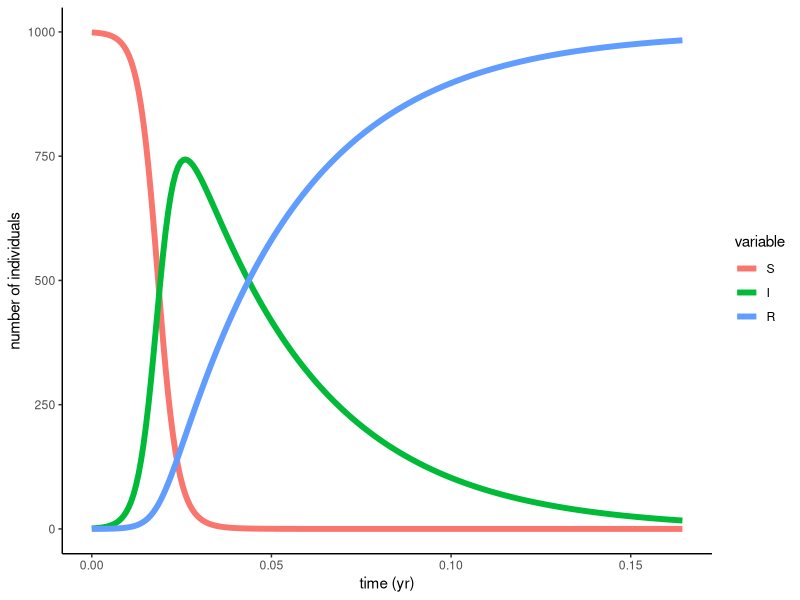
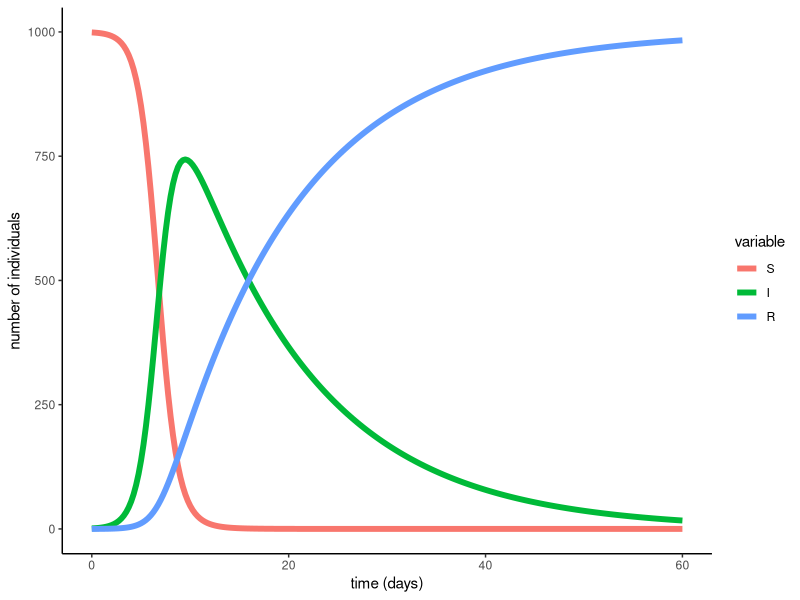
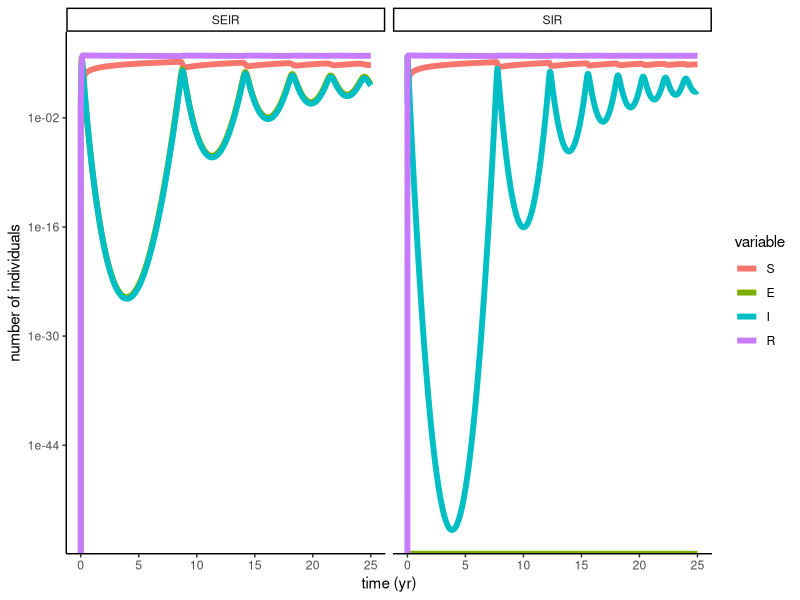
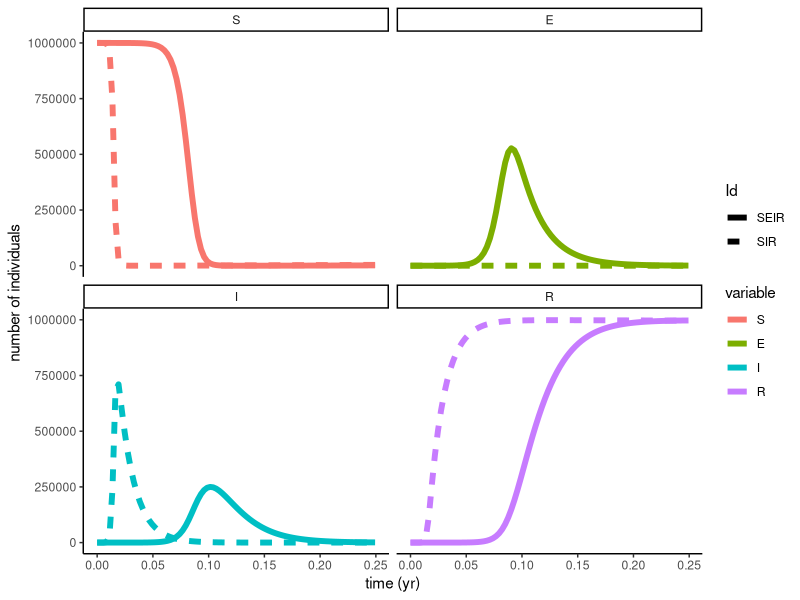
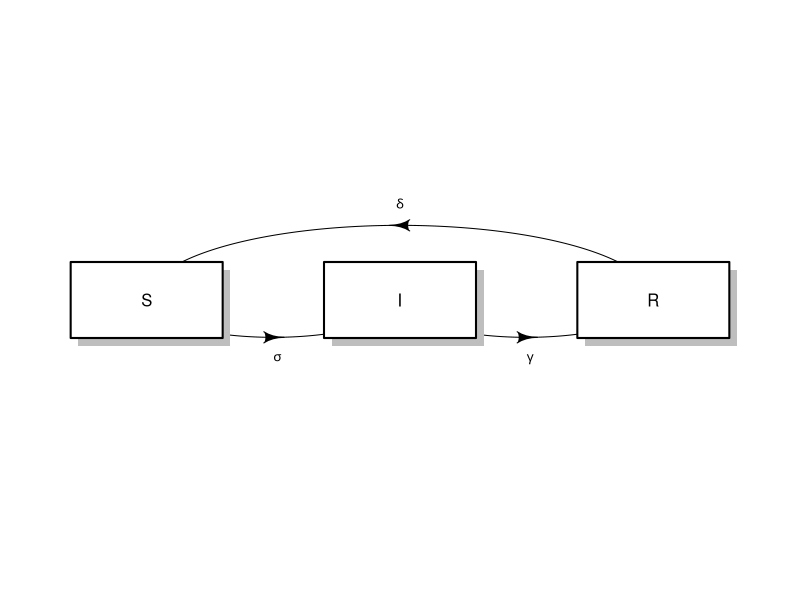
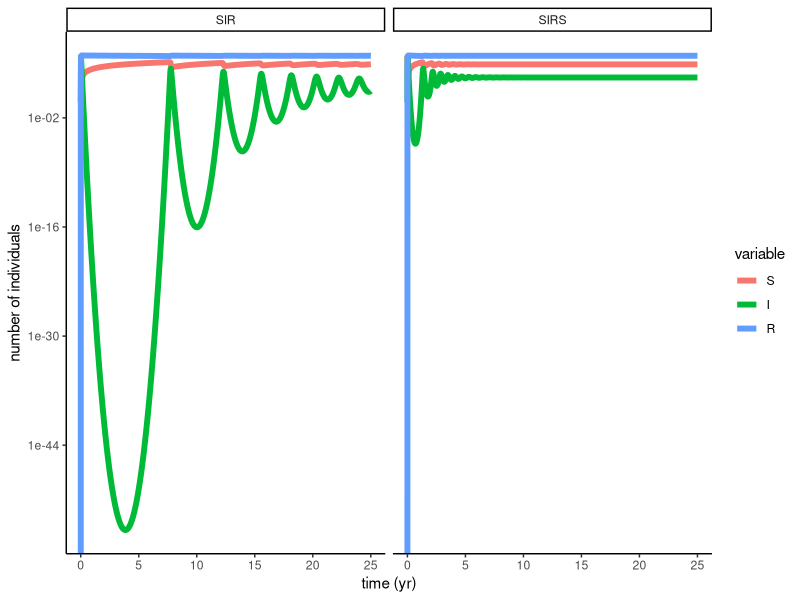
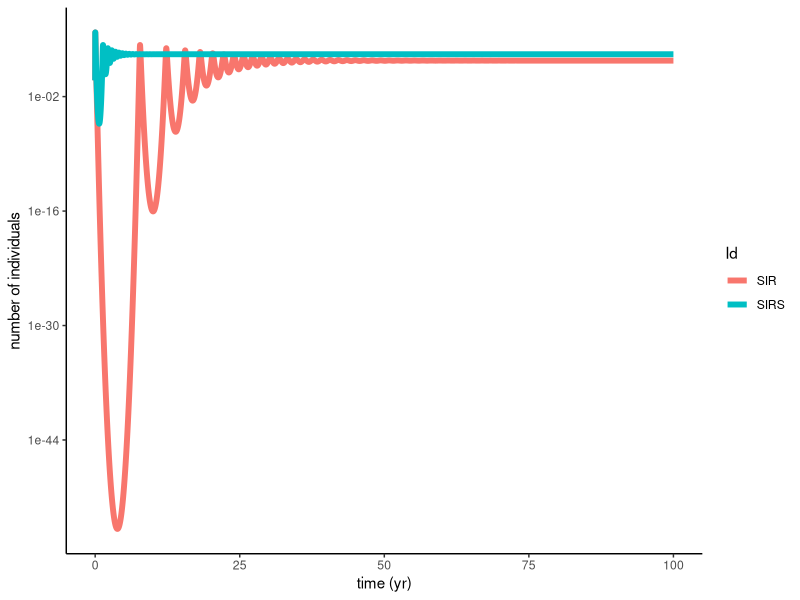

Recreate these plots in R, in order.
## ---- chunk 1
require(deSolve)
require(ggplot2)
require(reshape2)
require(plyr)
require(diagram)
## ---- chunk 2

closed.sir.model <- function (t, x, params) { 
infect <- params["beta"]*x[1]*x[2]/sum(x)
recover <- params["gamma"]*x[2]
list(c(-infect,infect-recover,recover))
}



params <- c(beta=400,gamma=365/13)
times<-seq(0,60/365,1/365/4)
xstart <- c(S=999,I=1,R=0)

out <- as.data.frame(
                     ode(
                         func=closed.sir.model,
                         y=xstart,
                         times=times,
                         parms=params
                        ) 
                     )

out_long <- melt(out,id='time') 
ggplot(data=out_long,mapping=aes(x=time,y=value,color=variable))+geom_line(size=2)+theme_classic()+labs(x='time (yr)',y='number of individuals')

## ---- chunk 3
params<-params/365
times<-times*365

out <- as.data.frame(
                     ode(
                         func=closed.sir.model,
                         y=xstart,
                         times=times,
                         parms=params
                        ) 
                     )

out_long2 <- melt(out,id='time') 
ggplot(data=out_long2,mapping=aes(x=time,y=value,color=variable))+geom_line(size=2)+theme_classic()+labs(x='time (days)',y='number of individuals')

identical(out_long["value"],out_long2["value"])
## ---- chunk 4
open.seir.model <- function (t, x, params) { 
born<-params["B"]
infect <- params["beta"]*x[1]*x[3]/sum(x)
symp<-params["sigma"]*x[2]
recover <- params["gamma"]*x[3]
death<-x*params["mu"]

list(c(-infect+born-death[1],infect-symp-death[2],symp-recover-death[3],recover-death[4])) 
}



open.sir.model <- function (t, x, params) { 
born<-params["B"]
infect <- params["beta"]*x[1]*x[3]/sum(x)
recover <- params["gamma"]*x[3]
death<-x*params["mu"]
symp<-0
list(c(-infect+born-death[1],symp,infect-recover-death[3],recover-death[4])) 
}


xstart <- c(S=999999,E=0,I=1,R=0)
params <- c(B=2E4,mu=1/50,beta=1000,gamma=365/5,sigma=365/8)
times <- seq(from=0,to=25,by=1/365)

out_sir <- as.data.frame(
                     ode(
                         func=open.sir.model,
                         y=xstart,
                         times=times,
                         parms=params
                        ) 
                     )


out_seir <- as.data.frame(
                     ode(
                         func=open.seir.model,
                         y=xstart,
                         times=times,
                         parms=params
                        ) 
                     )

out_sir <- melt(out_sir,id='time') 
mutate(out_sir,Id="SIR")->out_sir
out_seir<-melt(out_seir,id='time')
mutate(out_seir,Id="SEIR")->out_seir
out<-rbind(out_sir,out_seir)
ggplot(data=out,mapping=aes(x=time,y=value,color=variable))+geom_line(size=2)+theme_classic()+labs(x='time (yr)',y='number of individuals')+scale_y_log10()+facet_wrap(~Id)
## ---- chunk 5

ggplot(data=subset(out,time < 0.25 ),mapping=aes(x=time,y=value,color=variable,linetype=Id))+geom_line(size=2)+theme_classic()+labs(x='time (yr)',y='number of individuals')+facet_wrap(~variable)
## ---- chunk 6
par(mar=c(1,1,1,1))

names<-c("S","I","R")
M<-matrix(nrow = 3, ncol = 3, byrow = TRUE, data = 0)
M[1,3]<-"delta"
M[2,1]<-"sigma"
M[3,2]<-"gamma"

plotmat(M, pos = c(3), name = names, lwd = 1,
         box.lwd = 2, cex.txt = 0.8, box.size = 0.1,
        box.type = "square", box.prop = 0.5,curve = 0.2)

## ---- chunk 7
open.sirs.model <- function (t, x, params) { 
born<-params["B"]
infect <- params["beta"]*x[1]*x[2]/sum(x)
recover <- params["gamma"]*x[2]
death<-x*params["mu"]
sus<-params["delta"]*x[3]
list(c(-infect+born-death[1]+sus,infect-recover-death[2],recover-death[3]-sus)) 
}


xstart <- c(S=999999,I=1,R=0)
params <- c(B=2E4,mu=1/50,beta=1000,gamma=365/5,delta=1/10)
times <- seq(from=0,to=25,by=1/365)

out_sirs <- as.data.frame(
                     ode(
                         func=open.sirs.model,
                         y=xstart,
                         times=times,
                         parms=params
                        ) 
                     )
params["delta"]<-0 # To makethe model effectly an SIR model


out_sir <- as.data.frame(
                     ode(
                         func=open.sirs.model,
                         y=xstart,
                         times=times,
                         parms=params
                        ) 
                     )

out_sir <- melt(out_sir,id='time') 
mutate(out_sir,Id="SIR")->out_sir
out_sirs<-melt(out_sirs,id='time')
mutate(out_sirs,Id="SIRS")->out_sirs
out<-rbind(out_sir,out_sirs) 

ggplot(data=out,mapping=aes(x=time,y=value,color=variable))+geom_line(size=2)+theme_classic()+labs(x='time (yr)',y='number of individuals')+scale_y_log10()+facet_wrap(~Id)

## ---- chunk 8
times <- seq(from=0,to=100,by=1/365)
params <- c(B=2E4,mu=1/50,beta=1000,gamma=365/5,delta=1/10)

out_sirs <- as.data.frame(
                     ode(
                         func=open.sirs.model,
                         y=xstart,
                         times=times,
                         parms=params
                        ) 
                     )

params["delta"]<-0 # To makethe model effectly an SIR model


out_sir <- as.data.frame(
                     ode(
                         func=open.sirs.model,
                         y=xstart,
                         times=times,
                         parms=params
                        ) 
                     )

out_sir <- melt(out_sir,id='time') 
mutate(out_sir,Id="SIR")->out_sir
out_sirs<-melt(out_sirs,id='time')
mutate(out_sirs,Id="SIRS")->out_sirs
out<-rbind(out_sir,out_sirs) 

ggplot(data=subset(out,variable=="I"),mapping=aes(x=time,y=value,color=Id))+geom_line(size=2)+theme_classic()+labs(x='time (yr)',y='number of individuals')+scale_y_log10()
